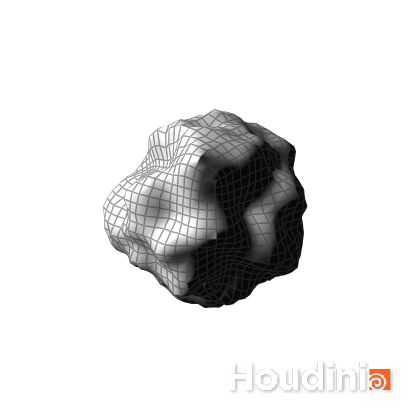
#> input picture site/004_fractal_mfT.png, 420 x 420 px, given in place of s, which was not available
$ python -i sequence_report.py   (imports and definitions only)
#> lines starting #> are read from the running program, lines starting #| are printed output that depends on the picture
"""連番画像を、1枚に並べたコンタクトシートと、動くGIFにまとめる。

レポートはPDFとHTMLの両方で使うので、両方の形が要る。
PDFには動きを載せられないのでコンタクトシート、HTMLにはGIFを置く。

Houdini に依存しないので通常の Python（Pillow だけ）で動く。

    python sequence_report.py out/013_pop out/013_sheet.png out/013.gif
"""

import glob
import os
import sys

from PIL import Image, ImageDraw, ImageFont

BG = (34, 36, 40)
LABEL = (170, 179, 192)
FONT_MONO = "C:/Windows/Fonts/consola.ttf"


# [36 lines left out: functions _font, contact_sheet, not called in this run]


def make_gif(paths, out_gif, duration=90, scale=0.7):
    """動きをそのまま見せるためのGIF。HTMLページに置ける。"""
#> called with paths = 'site/004_fractal_mfT.png', out_gif = 'out.png', duration = 90, scale = 0.7
    if not paths:
        raise ValueError("画像がない")

    frames = []
    for path in paths:
        with Image.open(path) as image:
#> image is the input picture: PIL image 420x420 RGBA; mean R, G, B, A 19.7, 19.4, 19.3, 45.4
            frame = image.convert("RGB")
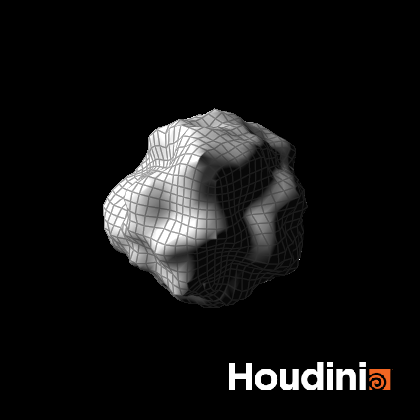
#> frame: PIL image 420x420 RGB; mean R, G, B 19.7, 19.4, 19.3
            if scale != 1.0:
                size = (int(frame.width * scale), int(frame.height * scale))
#> size = (294, 294)
                frame = frame.resize(size, Image.LANCZOS)
#> frame: PIL image 294x294 RGB
            frames.append(frame.convert("P", palette=Image.ADAPTIVE))
#> pass 2 of the loop in make_gif, `for path in paths:`:
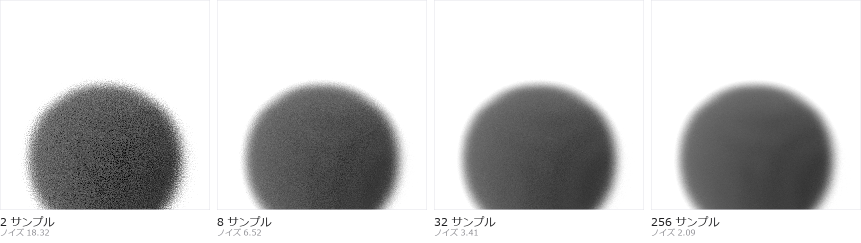
#> input picture site/018_noise_strip.png, 1722 x 486 px, given in place of i, which was not available (shown at 1/2 size)
#> in make_gif, image is the input picture: PIL image 1722x486 RGB; mean R, G, B 201, 201, 201.1
#> in make_gif, `frame = frame.resize(size, Image.LANCZOS)`:
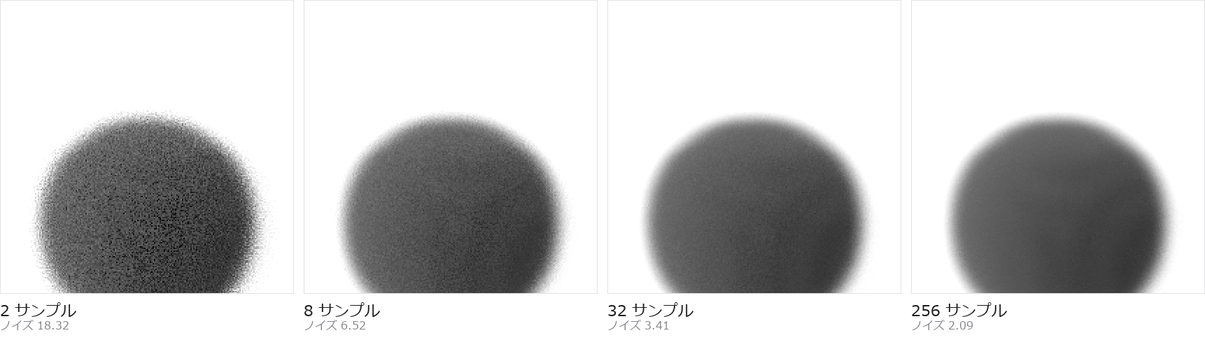
#> frame: PIL image 1205x340 RGB; mean R, G, B 201, 201, 201

    frames[0].save(out_gif, save_all=True, append_images=frames[1:],
                   duration=duration, loop=0, optimize=True)
    return out_gif


# [17 lines left out: function main, not called in this run]


# [2 lines not run here, left out]

#> (the run stopped early here; a loop or call above may not have finished)
